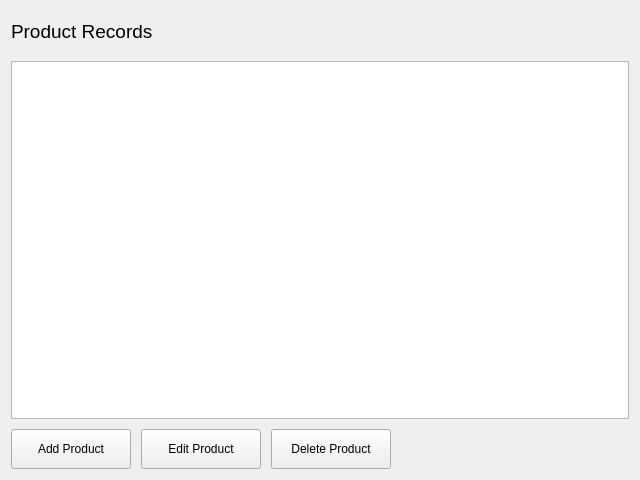
<?xml version="1.0" encoding="UTF-8"?>
<ui version="4.0">
 <class>ProductPage</class>
 <widget class="QWidget" name="ProductPage">
  <property name="geometry">
   <rect>
    <x>0</x>
    <y>0</y>
    <width>640</width>
    <height>480</height>
   </rect>
  </property>
  <property name="sizePolicy">
   <sizepolicy hsizetype="Preferred" vsizetype="Preferred">
    <horstretch>0</horstretch>
    <verstretch>0</verstretch>
   </sizepolicy>
  </property>
  <layout class="QVBoxLayout" name="productLayout">
   <property name="spacing">
    <number>10</number>
   </property>
   <item>
    <widget class="QLabel" name="productPageTitle">
     <property name="sizePolicy">
      <sizepolicy hsizetype="Preferred" vsizetype="Fixed">
       <horstretch>0</horstretch>
       <verstretch>0</verstretch>
      </sizepolicy>
     </property>
     <property name="minimumSize">
      <size>
       <width>0</width>
       <height>40</height>
      </size>
     </property>
     <property name="font">
      <font>
       <pointsize>14</pointsize>
      </font>
     </property>
     <property name="text">
      <string>Product Records</string>
     </property>
    </widget>
   </item>
   <item>
    <widget class="QTableView" name="productTable">
     <property name="sizePolicy">
      <sizepolicy hsizetype="Expanding" vsizetype="Expanding">
       <horstretch>0</horstretch>
       <verstretch>0</verstretch>
      </sizepolicy>
     </property>
     <property name="selectionMode">
      <enum>QAbstractItemView::SelectionMode::SingleSelection</enum>
     </property>
     <property name="selectionBehavior">
      <enum>QAbstractItemView::SelectionBehavior::SelectRows</enum>
     </property>
     <attribute name="horizontalHeaderStretchLastSection">
      <bool>false</bool>
     </attribute>
     <attribute name="verticalHeaderStretchLastSection">
      <bool>false</bool>
     </attribute>
    </widget>
   </item>
   <item>
    <layout class="QHBoxLayout" name="productButtonLayout">
     <property name="spacing">
      <number>10</number>
     </property>
     <item>
      <widget class="QPushButton" name="addProductButton">
       <property name="sizePolicy">
        <sizepolicy hsizetype="Preferred" vsizetype="Fixed">
         <horstretch>0</horstretch>
         <verstretch>0</verstretch>
        </sizepolicy>
       </property>
       <property name="minimumSize">
        <size>
         <width>120</width>
         <height>40</height>
        </size>
       </property>
       <property name="cursor">
        <cursorShape>PointingHandCursor</cursorShape>
       </property>
       <property name="text">
        <string>Add Product</string>
       </property>
      </widget>
     </item>
     <item>
      <widget class="QPushButton" name="editProductButton">
       <property name="sizePolicy">
        <sizepolicy hsizetype="Preferred" vsizetype="Fixed">
         <horstretch>0</horstretch>
         <verstretch>0</verstretch>
        </sizepolicy>
       </property>
       <property name="minimumSize">
        <size>
         <width>120</width>
         <height>40</height>
        </size>
       </property>
       <property name="cursor">
        <cursorShape>PointingHandCursor</cursorShape>
       </property>
       <property name="text">
        <string>Edit Product</string>
       </property>
      </widget>
     </item>
     <item>
      <widget class="QPushButton" name="deleteProductButton">
       <property name="sizePolicy">
        <sizepolicy hsizetype="Preferred" vsizetype="Fixed">
         <horstretch>0</horstretch>
         <verstretch>0</verstretch>
        </sizepolicy>
       </property>
       <property name="minimumSize">
        <size>
         <width>120</width>
         <height>40</height>
        </size>
       </property>
       <property name="cursor">
        <cursorShape>PointingHandCursor</cursorShape>
       </property>
       <property name="text">
        <string>Delete Product</string>
       </property>
      </widget>
     </item>
     <item>
      <spacer name="productButtonSpacer">
       <property name="orientation">
        <enum>Qt::Orientation::Horizontal</enum>
       </property>
       <property name="sizeHint" stdset="0">
        <size>
         <width>40</width>
         <height>20</height>
        </size>
       </property>
      </spacer>
     </item>
    </layout>
   </item>
  </layout>
 </widget>
 <resources/>
 <connections/>
</ui>
